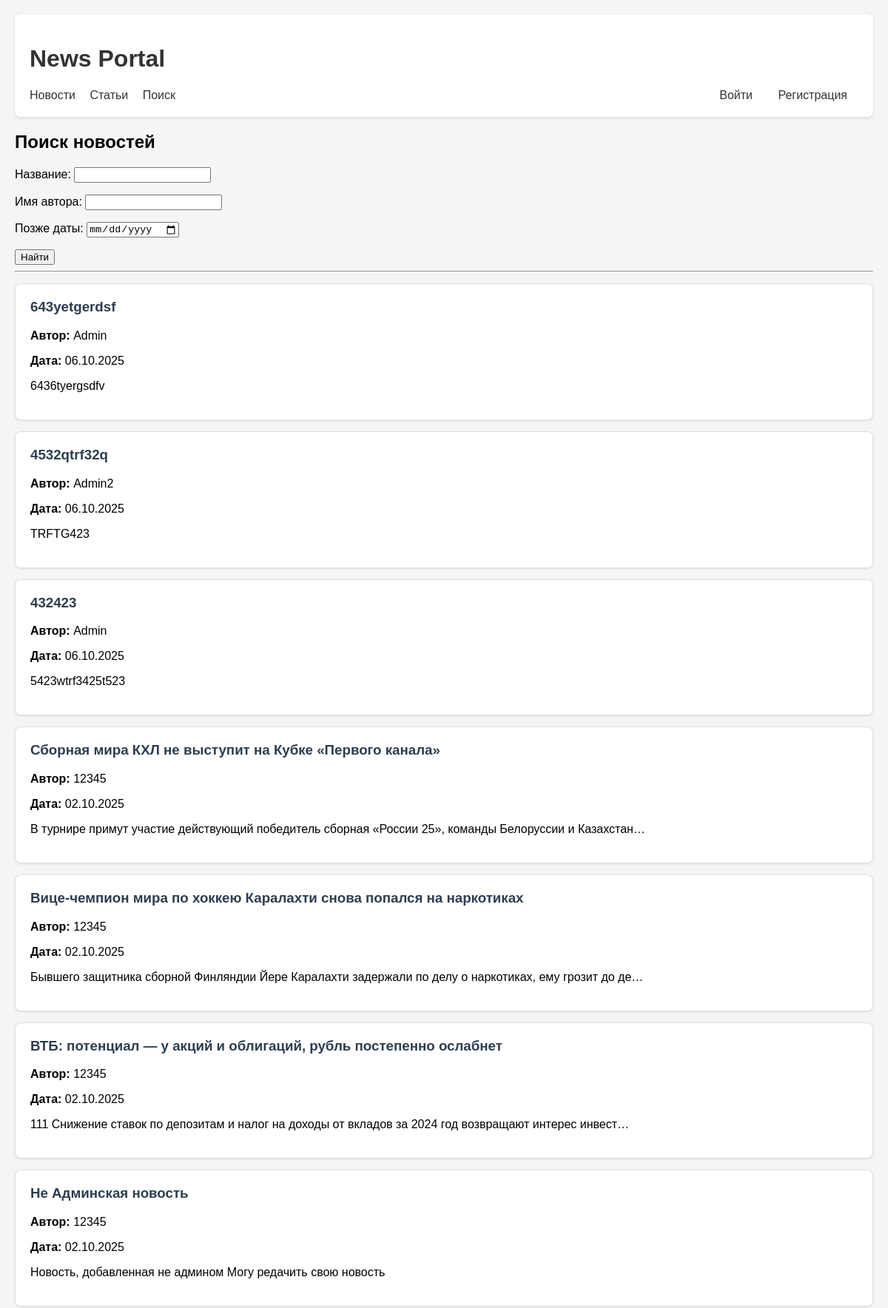
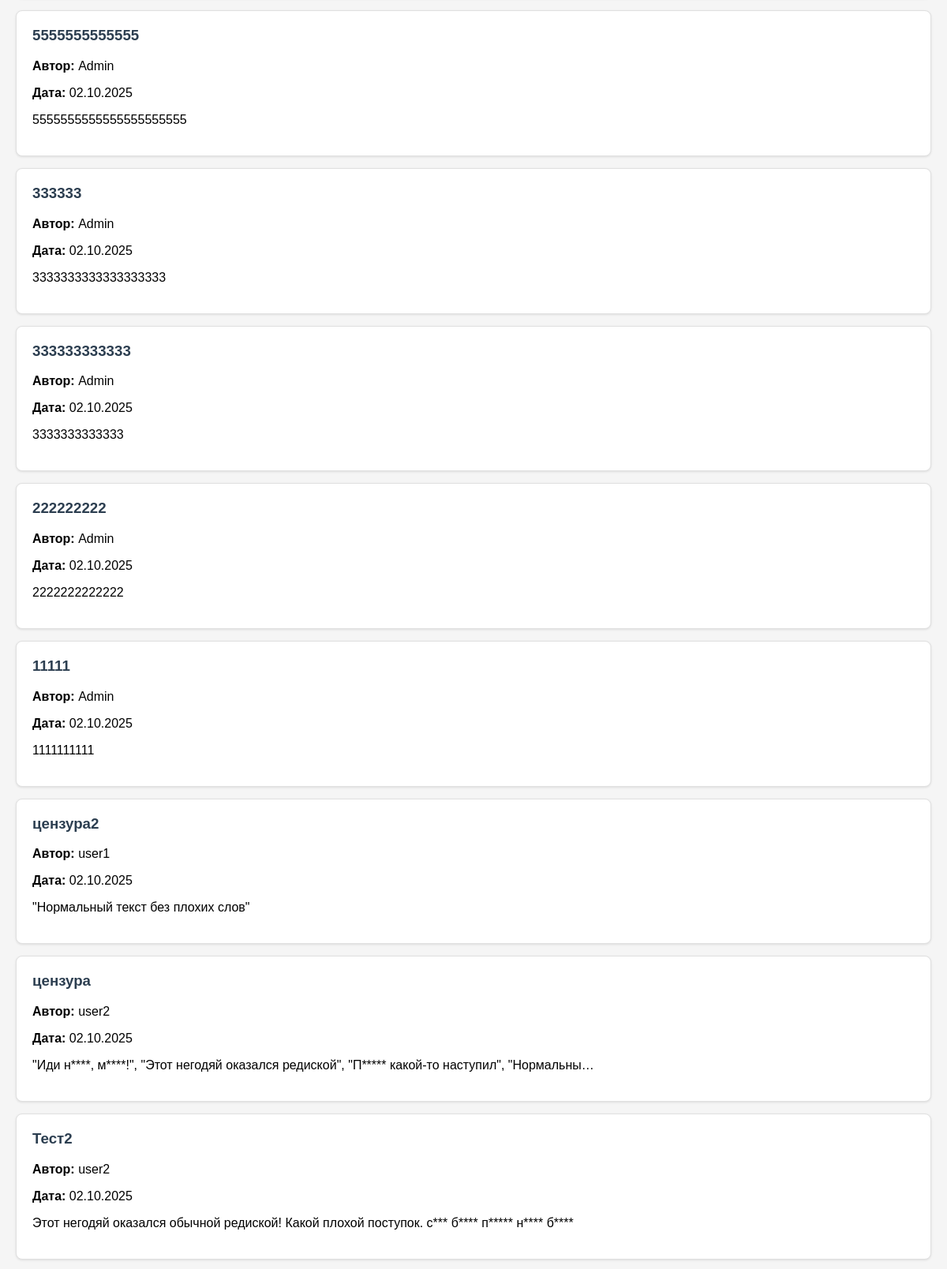
The app's page /news/search/ (upper part) with its own data (2 pictures, top to bottom).
### news/models.py (models this page shows, shortened)
class Post(models.Model):
    ARTICLE = 'AR'
    NEWS = 'NW'
    POST_TYPES = [
        (ARTICLE, 'Статья'),
        (NEWS, 'Новость'),
    ]
    author = models.ForeignKey(Author, on_delete=models.CASCADE)
    post_type = models.CharField(max_length=2, choices=[('NW', 'Новость'), ('AR', 'Статья')])
    created_at = models.DateTimeField(auto_now_add=True)
    updated_at = models.DateTimeField(auto_now=True)
    categories = models.ManyToManyField(Category, through='PostCategory')
    title = models.CharField(max_length=200)
    content = models.TextField()
    rating = models.IntegerField(default=0)

class Author(models.Model):
    user = models.OneToOneField(User, on_delete=models.CASCADE)
    rating = models.IntegerField(default=0)

### news/views.py (the view)
# urls.py: path('search/', views.news_search, name='news_search'),
def news_search(request):
    news_list = Post.objects.filter(post_type='NW').order_by('-created_at')
    news_filter = NewsFilter(request.GET, queryset=news_list)
    return render(request, 'news/news_search.html', {
        'filter': news_filter,
        'news': news_filter.qs
    })

### news/context_processors.py (called while the page is built)
def user_groups(request):
    return {
        'is_author': request.user.groups.filter(name='authors').exists() if request.user.is_authenticated else False
    }

### news/templatetags/censor_filters.py (called while the page is built)
@register.filter
def censor(value):
    if not isinstance(value, str):
        return value
    result = value
    for root_pattern in CENSOR_ROOTS:
        pattern = r'\b\w*' + root_pattern + r'\w*\b'
        matches = re.finditer(pattern, result, re.IGNORECASE)
        for match in matches:
            original_word = match.group()
            if len(original_word) > 1:
                censored_word = original_word[0] + '*' * (len(original_word) - 1)
                result = re.sub(r'\b' + re.escape(original_word) + r'\b', censored_word, result)
    return result

### templates/news/news_search.html (shortened to what this page needs)
{% extends 'default.html' %}
{% load censor_filters %}
{% block content %}
<h2>Поиск новостей</h2>
<form method="GET">
    {{ filter.form.as_p }}
    <button type="submit">Найти</button>
</form>
<hr>
{% for news_item in news %}
    <div class="news-item">
        <h3>
            <a href="{% url 'news_detail' news_item.pk %}">
                {{ news_item.title|censor }}
            </a>
        </h3>
        <p><strong>Автор:</strong> {{ news_item.author.user.username }}</p>
        <p><strong>Дата:</strong> {{ news_item.created_at|date:"d.m.Y" }}</p>
        <p>{{ news_item.content|truncatechars:100|censor }}</p>
    </div>
{% empty %}
    <p>Новостей не найдено.</p>
{% endfor %}
{% endblock %}

### static/css/style.css (style rules this page uses)
body { font-family: Arial, sans-serif; margin: 0; padding: 20px; background-color: #f5f5f5; }
.news-item { background: #fff; border: 1px solid #e0e0e0; padding: 20px; margin: 15px 0; border-radius: 8px; box-shadow: 0 1px 3px rgba(0,0,0,0.1); }
.news-item h3 { margin-top: 0; color: #333; }
.news-item h3 a { text-decoration: none; color: #2c3e50; }

### records on screen
Post: title|censor "643yetgerdsf", author.user.username "Admin", created_at "06.10.2025", content|censor "6436tyergsdfv"
Post: title|censor "4532qtrf32q", author.user.username "Admin2", created_at "06.10.2025", content|censor "TRFTG423"
Post: title|censor "432423", author.user.username "Admin", created_at "06.10.2025", content|censor "5423wtrf3425t523"
Post: title|censor "Сборная мира КХЛ не выступит на Кубке «Первого канала»", author.user.username "12345", created_at "02.10.2025", content|censor "В турнире примут участие действующий победитель сборная «России 25», команды Белоруссии и Казахстан…"
Post: title|censor "Вице-чемпион мира по хоккею Каралахти снова попался на наркотиках", author.user.username "12345", created_at "02.10.2025", content|censor "Бывшего защитника сборной Финляндии Йере Каралахти задержали по делу о наркотиках, ему грозит до де…"
Post: title|censor "ВТБ: потенциал — у акций и облигаций, рубль постепенно ослабнет", author.user.username "12345", created_at "02.10.2025", content|censor "111 Снижение ставок по депозитам и налог на доходы от вкладов за 2024 год возвращают интерес инвест…"
Post: title|censor "Не Админская новость", author.user.username "12345", created_at "02.10.2025", content|censor "Новость, добавленная не админом Могу редачить свою новость"
Post: title|censor "5555555555555", author.user.username "Admin", created_at "02.10.2025", content|censor "5555555555555555555555"
Post: title|censor "333333", author.user.username "Admin", created_at "02.10.2025", content|censor "3333333333333333333"
Post: title|censor "333333333333", author.user.username "Admin", created_at "02.10.2025", content|censor "3333333333333"
Post: title|censor "222222222", author.user.username "Admin", created_at "02.10.2025", content|censor "2222222222222"
Post: title|censor "11111", author.user.username "Admin", created_at "02.10.2025", content|censor "1111111111"
Post: title|censor "цензура2", author.user.username "user1", created_at "02.10.2025", content|censor "\"Нормальный текст без плохих слов\""
Post: title|censor "цензура", author.user.username "user2", created_at "02.10.2025", content|censor "\"Иди н****, м****!\", \"Этот негодяй оказался редиской\", \"П***** какой-то наступил\", \"Нормальны…"
Post: title|censor "Тест2", author.user.username "user2", created_at "02.10.2025", content|censor "Этот негодяй оказался обычной редиской! Какой плохой поступок. с*** б**** п***** н**** б****"
